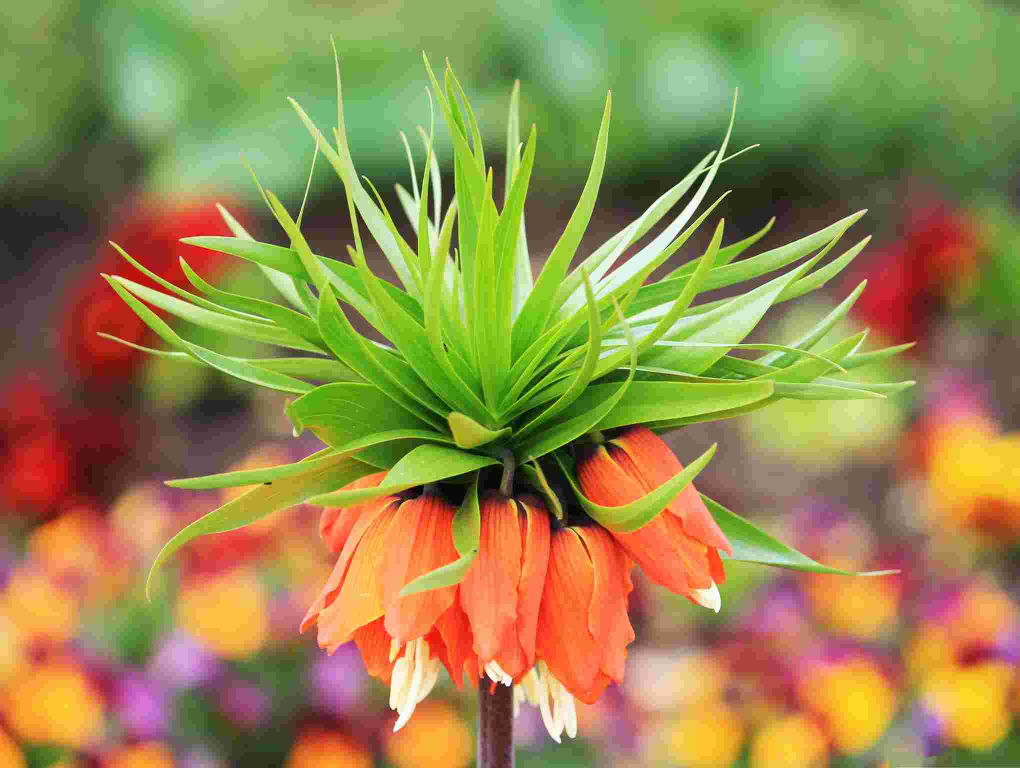
#> input picture sample_quality_10.jpg, 2040 x 1536 px (shown at 1/2 size)
$ jupyter execute single_level_jpeg_compression_algorithm.ipynb
#> lines starting #> are read from the running program, lines starting #| are printed output that depends on the picture
**Simple Algorithm for Single Level JPEG Compression Detection**

[cell 1]
import os
import cv2
import numpy as np
from PIL import Image
import matplotlib.pyplot as plt
from numpy.lib.stride_tricks import as_strided

[cell 2]
# Helper functions

def zero_pad_img(Y):
  mx,my = Y.shape
  x = int(np.ceil((mx%8)/8)*8+mx//8*8)
  y = int(np.ceil((my%8)/8)*8+my//8*8)
  img = np.zeros((x,y), dtype = np.uint8)
  img[0:mx,0:my]=Y
  return img


def smooth(y, box_pts):
    box = np.ones(box_pts)/box_pts
    y_smooth = np.convolve(y, box, mode='same')
    return y_smooth


def get_DCT_coefs(img):
  w, h = img.shape
  dct_output = np.zeros((8,8,int(w*h/64)), dtype=int)
  ci=0
  for i in range(0, w, 8):
    for j in range(0, h, 8):
        image_part = img[i:i+8, j:j+8]
        dct_coefs = cv2.dct(image_part)
        dct_output[:, :, ci] = dct_coefs
        ci+=1
  return dct_output


def get_DC_histogram(DC, N=2000):
  bins = range(0,N,1)
  hcount = np.histogram(DC, bins=bins, density=True)[0]
  return hcount


def FFT_output(hcount):
  x = np.fft.fft(hcount.astype(float))
  x = np.fft.fftshift(x)
  x = 20*np.log10(np.abs(x))
  x = smooth(x, 3)
  return x


def find_quality_level(x, N):
  # Find distance between peaks in FFT

  # Use a reference magnitude
  ref = x[N//2-1]

  # Find locations that are 12 db lower than max magn.
  r=np.where((x-ref)>-12)

  local_maxs=[]
  for i in r[0]:
    if i<3 or i>x.shape[0]-3: # ignore the edges of FFT
      continue

    # Find local peaks that have snr greater than 1 dB with 3*2 pixel width
    if x[i]>x[i-1] and x[i]>x[i+1] and x[i]>x[i-3]+1 and x[i]>x[i+3]+1:
      local_maxs.append(i)

  # Use lookup table and get the compression level
  K_table = np.array([1, 3, 4, 6, 7, 9, 12, 19, 39, 100]) # This is the lookup table that I extracted using non-compressed image set
  if len(local_maxs)==1: # if no local max
    Q=100
  else:
    # Select the most frequent distance between peaks
    d = np.bincount(np.diff(local_maxs)).argmax()
    K = d/N*100

    # Use lookup table, interpolate and find compression
    for i in range(9):
      if K>=K_table[i] and K<K_table[i+1]:
        Q=(i+1)*10+(K-K_table[i])/(K_table[i+1]-K_table[i])*10

  print("K:", K)
  return round(Q), local_maxs

[cell 3]
# Algorithm for Single Level JPEG Compression Detection

# 1. Read image
img = Image.open("sample_quality_10.jpg")
#> img is the input picture: PIL image 2040x1536 RGB; mean R, G, B 150.9, 136.4, 77.1

# 2. Use luminance channel
img = img.convert('YCbCr')
#> img: PIL image 2040x1536 YCbCr; mean of channels 0, 1, 2 133.5, 95.6, 139.7
Y = np.array(img)[:,:,0]
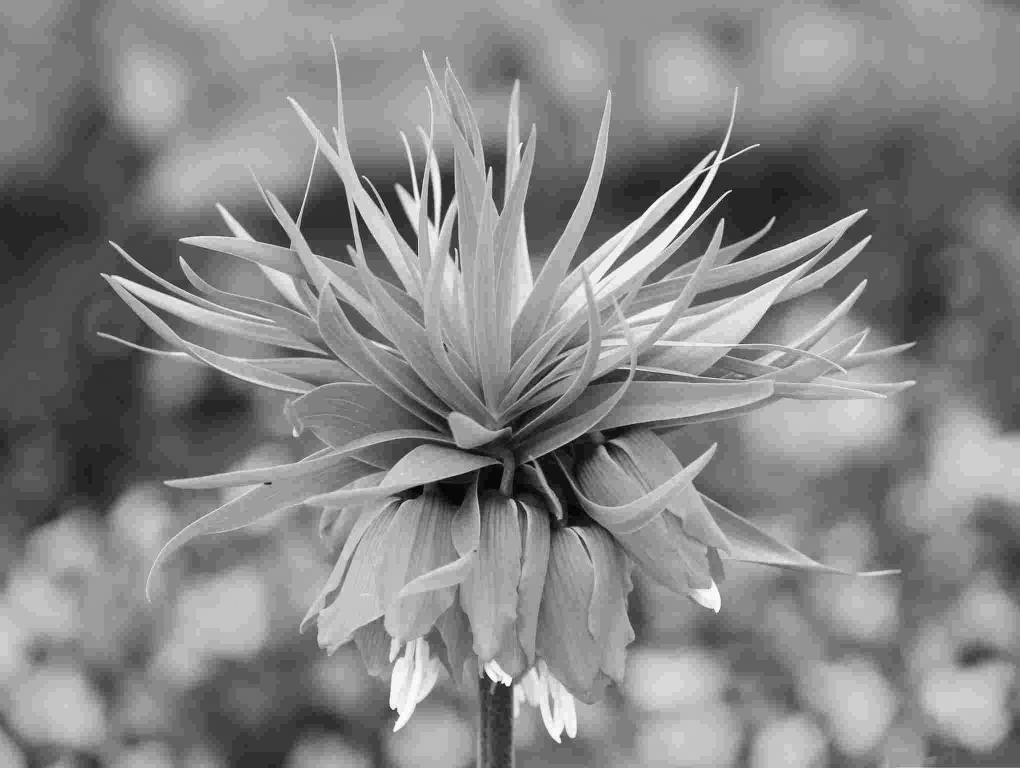
#> Y: shape (1536, 2040) (shown at 1/2 size); min 0, max 255, mean 133.5

# 3. Zero pad to multiple of 8 at each side
img = zero_pad_img(Y)
img = img.astype(np.float64)
#> img: shape (1536, 2040) float64

# 4. Get DCT coefs.
dct_output = get_DCT_coefs(img)
#> after the loop in get_DCT_coefs, `for i in range(0, w, 8):`: ci = 48960

# 5. DC term
DC = dct_output[0,0,:]

# 6. DC histogram
N=2000 # number of bins in histogram
hcount=get_DC_histogram(DC, N)
#> in get_DC_histogram, `hcount = np.histogram(DC, bins=bins, density=True)[0]`: hcount = 1999 values, max 0.0302 at index 1184, min 0 at index 0, mean 0.0005

# 7. FFT of DC term
x = FFT_output(hcount)
#> in FFT_output, `x = 20*np.log10(np.abs(x))`: x = 1999 values, max 0 at index 999, min -65.52 at index 235, mean -34.51
#> in smooth, `y_smooth = np.convolve(y, box, mode='same')`: y_smooth = 1999 values, max -3.74 at index 999, min -52.94 at index 459, mean -34.5
#> in FFT_output, `x = smooth(x, 3)`: x has the same summary as y_smooth in smooth
#> x has the same summary as y_smooth in smooth

# 8. Quality level
Q, local_maxs = find_quality_level(x, N)
#> in find_quality_level, `ref = x[N//2-1]`: ref = -3.74
#> the loop in find_quality_level, `for i in r[0]:` made 125 passes
#> i on passes 2 to 13: 199, 224, 225, 249, 274, 399, 400, 423, 424, 425, 448, 449
#> after the loop in find_quality_level, `for i in r[0]:`: local_maxs = 45 values from 199 to 1799
#> in find_quality_level, `d = np.bincount(np.diff(local_maxs)).argmax()`: d = 25
#> in find_quality_level, `K = d/N*100`: K = 1.25
#> the loop in find_quality_level, `for i in range(9):` made 9 passes
#> Q on pass 1: 11.25
#| K: 1.25
#> Q = 11; local_maxs = 45 values from 199 to 1799
print("Quality:",Q)
#| Quality: 11

# 9.Plot histogram and FFT peaks
fig = plt.figure(figsize=(20,8))
plt.plot(hcount)
fig.suptitle("Histogram of DC Term",fontsize=20)

fig = plt.figure(figsize=(20,8))
plt.plot(x)
plt.plot(local_maxs, x[local_maxs], marker='s')
fig.suptitle("FFT Output, Estimated Quality = " + str(Q),fontsize=20)
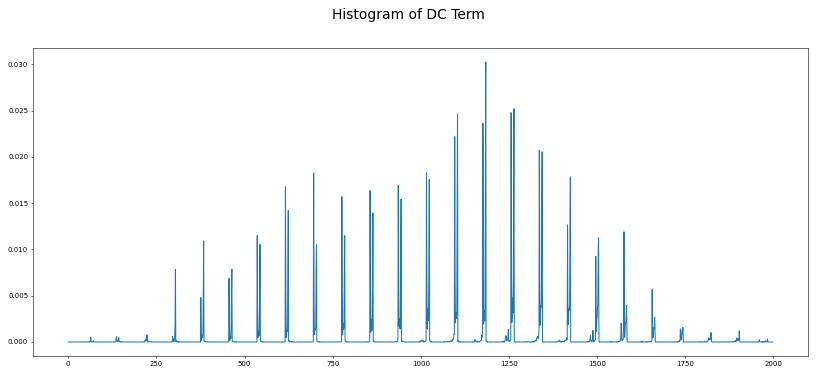
#> figure drawn by matplotlib, 1 panel; curve peaks at x = 1184, y = 0.0302
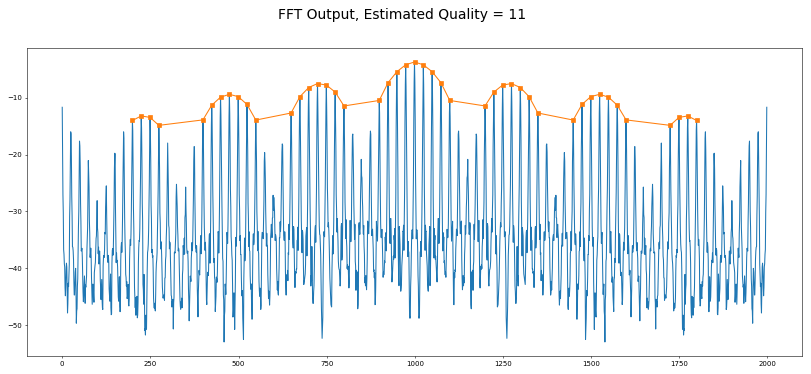
#> figure drawn by matplotlib, 1 panel; curve peaks at x = 999, y = -3.74; curve peaks at x = 999, y = -3.74
